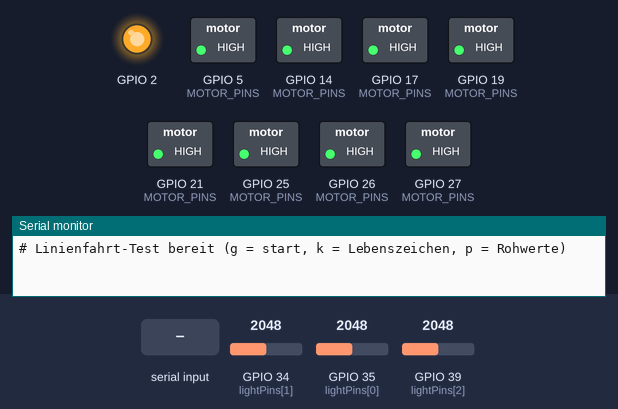
This sketch was run on a simulated ESP32. On the bench: switched loads named in the sketch (green lamp = pin HIGH), output pins drawn as LEDs (lit = HIGH), the last lines printed to the serial monitor. The test bench sets the inputs (shaded band); at power-on: GPIO 34 (lightPins[1]) = 2048, GPIO 35 (lightPins[0]) = 2048, GPIO 39 (lightPins[2]) = 2048.

Above: at 1.2 s.
1.3 s: "g\n" received over Serial
At 2.1 s:
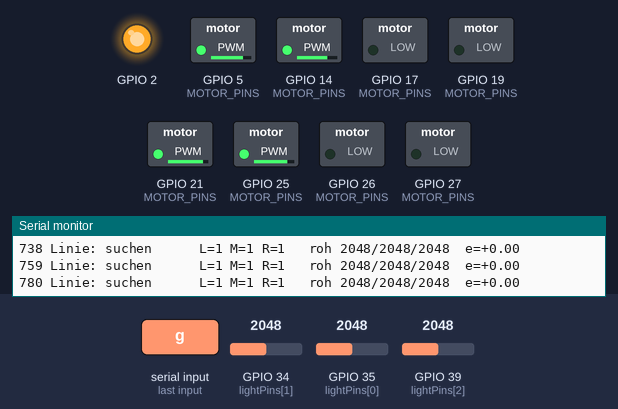
3.8 s: "90,45\n" received over Serial
At 5.4 s:
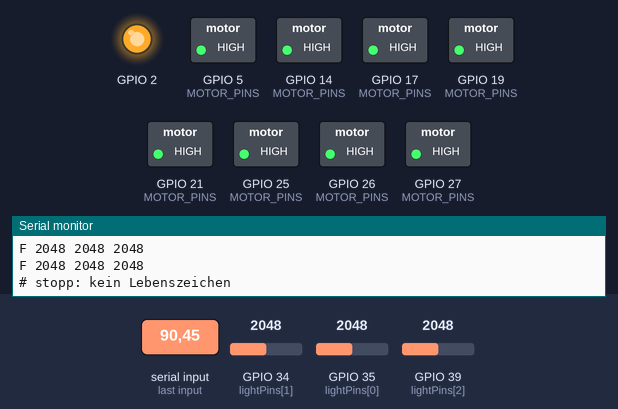
Timing chart, 0 to 6.9 s (numbered marks = the images above; inputs shaded):
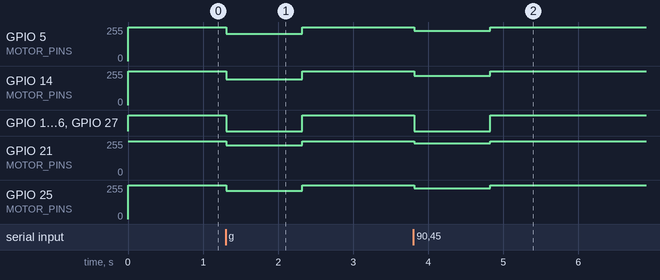

The sketch:

LinienFahrt.ino
```cpp
#include <math.h>

void drive(float vx, float vy, float omega, int speed);

const int MOTOR_PINS[4][2] = { {21, 19}, {5, 17}, {25, 26}, {27, 14} };
const int MaxSpeed = 255;
const int motorMinPWM[4] = { 220, 198, 207, 185 };
const int motorMaxPWM[4] = { 255, 255, 255, 255 };
const int motorInvert[4] = { -1, 1, -1, -1 };

void setMotor(int i, float value, int maxSpeed) {
  value = constrain(value, -1.0f, 1.0f) * motorInvert[i];
  int a = MOTOR_PINS[i][0], b = MOTOR_PINS[i][1];
  if (fabsf(value) < 0.001f) {
    analogWrite(a, 255);
    analogWrite(b, 255);
    return;
  }
  int maxPWM = min(motorMaxPWM[i], maxSpeed);
  int pwm = motorMinPWM[i] + (int)(fabsf(value) * (maxPWM - motorMinPWM[i]));
  pwm = constrain(pwm, 0, 255);
  analogWrite(a, value > 0 ? pwm : 0);
  analogWrite(b, value > 0 ? 0 : pwm);
}

void drive(float vx, float vy, float omega, int speed) {
  float v[4] = { -vx - vy - omega, vx - vy - omega, -vx + vy - omega, vx + vy - omega };
  float maxMag = 1.0f;
  for (int i = 0; i < 4; i++) maxMag = max(maxMag, fabsf(v[i]));
  for (int i = 0; i < 4; i++) setMotor(i, v[i] / maxMag, speed);
}

void stopMotors() {
  drive(0, 0, 0, MaxSpeed);
}

const int lightPins[3] = { 35, 34, 39 };
const int LIGHT_WHITE[3] = { 467, 1135, 680 };
const int LIGHT_BLACK[3] = { 207,  307, 167 };
int lightRaw[3];

float readDarkness(int i) {
  lightRaw[i] = analogRead(lightPins[i]);
  float d = (float)(LIGHT_WHITE[i] - lightRaw[i]) / (float)(LIGHT_WHITE[i] - LIGHT_BLACK[i]);
  return constrain(d, 0.0f, 1.0f);
}

float LINE_SPEED = 0.80f;
float LINE_TURN_GAIN = 0.80f;
float LINE_TURN_DAMP = 0.02f;
float LINE_CURVE_SLOW = 0.20f;
float LINE_PIVOT_TURN = 0.40f;
float LINE_CORNER_DARK = 0.85f;
unsigned long LINE_PIVOT_OFF = 160;
const unsigned long LINE_PIVOT_ON = 40;
const float LINE_SEARCH_SPEED = 0.10f;
const float LINE_DARK = 0.5f;
const float LINE_CORNER_CLEAR = 0.30f;
const float LINE_STOP_DARK = 0.9f;
const float LINE_SIDE_ERROR = 0.3f;
const unsigned long LINE_CORNER_RISE = 120;
const unsigned long LINE_CORNER_COOLDOWN = 500;
const unsigned long LINE_CORNER_PAUSE = 120;
const unsigned long LINE_CORNER_MAX = 3000;
const unsigned long LINE_STOP_TIME = 150;
const unsigned long LINE_SIDE_MEMORY = 1000;
const unsigned long LINE_LOST_TIMEOUT = 1500;
const unsigned long LINE_FINISH_WINDOW = 200;

enum LinePhase { LINE_FOLLOW, LINE_CORNER_BRAKE, LINE_CORNER_TURN, LINE_CORNER_SETTLE, LINE_GIVEN_UP, LINE_FINISHED };
LinePhase linePhase = LINE_FOLLOW;
unsigned long linePhaseSince = 0;
float lineCornerDir = 0.0f;
bool lineCornerSeenDark = false;
unsigned long lineLostSince = 0, lineDarkSince = 0, lineLastTime = 0, lineSideTime = 0, lineCornerDone = 0;
unsigned long lineBrightTime[2] = { 0, 0 };
unsigned long lineNotDarkTime[2] = { 0, 0 };
bool lineAtFinish = false;
float lineLastError = 0.0f;

void setLinePhase(int phase) {
  linePhase = (LinePhase)phase;
  linePhaseSince = millis();
}

void clearLineMemory() {
  lineLostSince = lineDarkSince = lineLastTime = lineSideTime = 0;
  lineBrightTime[0] = lineBrightTime[1] = 0;
  lineLastError = 0.0f;
}

void resetLineFollower() {
  clearLineMemory();
  lineCornerDone = 0;
  setLinePhase(LINE_FOLLOW);
}

void lineDebug(const char* zustand, float dL, float dM, float dR, float error) {
  Serial.printf("Linie: %-11s L=%d M=%d R=%d   roh %4d/%4d/%4d  e=%+.2f\n",
                zustand, dL < LINE_DARK, dM < LINE_DARK, dR < LINE_DARK,
                lightRaw[0], lightRaw[1], lightRaw[2], error);
}

void pivotPulse(unsigned long elapsed, float dir) {
  if (elapsed % (LINE_PIVOT_ON + LINE_PIVOT_OFF) < LINE_PIVOT_ON) drive(0, 0, dir * LINE_PIVOT_TURN, MaxSpeed);
  else stopMotors();
}

bool handleCorner(float dL, float dM, float dR) {
  if (linePhase == LINE_FOLLOW) return false;

  unsigned long elapsed = millis() - linePhaseSince;
  const char* name = lineCornerDir > 0 ? "rechtsecke" : "linksecke";
  float dSide = lineCornerDir > 0 ? dR : dL;
  float dOther = lineCornerDir > 0 ? dL : dR;

  if (linePhase == LINE_CORNER_BRAKE) {
    stopMotors();
    if (lineAtFinish) {
      setLinePhase(LINE_FINISHED);
    } else if (elapsed >= LINE_CORNER_PAUSE) {
      lineCornerSeenDark = dSide >= LINE_DARK;
      setLinePhase(LINE_CORNER_TURN);
    }
  } else if (linePhase == LINE_CORNER_TURN) {
    if (dSide >= LINE_DARK) lineCornerSeenDark = true;
    bool done = lineCornerSeenDark && dSide <= LINE_CORNER_CLEAR;
    bool overshot = dOther >= LINE_DARK && dSide < LINE_DARK;
    if (done || overshot) {
      stopMotors();
      setLinePhase(LINE_CORNER_SETTLE);
    } else if (elapsed > LINE_CORNER_MAX) {
      stopMotors();
      setLinePhase(LINE_GIVEN_UP);
    } else {
      pivotPulse(elapsed, lineCornerDir);
    }
  } else if (linePhase == LINE_CORNER_SETTLE) {
    stopMotors();
    if (elapsed >= LINE_CORNER_PAUSE) {
      clearLineMemory();
      lineCornerDone = millis();
      setLinePhase(LINE_FOLLOW);
    }
  } else {
    stopMotors();
    name = linePhase == LINE_FINISHED ? "ziel" : "verloren";
  }

  lineDebug(name, dL, dM, dR, lineCornerDir);
  return true;
}

void followLine() {
  float dL = readDarkness(0), dM = readDarkness(1), dR = readDarkness(2);
  unsigned long now = millis();
  if (dL < LINE_CORNER_DARK) lineNotDarkTime[0] = now;
  if (dR < LINE_CORNER_DARK) lineNotDarkTime[1] = now;
  lineAtFinish = dL >= LINE_CORNER_DARK && dR >= LINE_CORNER_DARK
              && now - lineNotDarkTime[0] <= LINE_FINISH_WINDOW && now - lineNotDarkTime[1] <= LINE_FINISH_WINDOW;

  if (handleCorner(dL, dM, dR)) return;
  bool sideRecent = lineSideTime != 0 && now - lineSideTime < LINE_SIDE_MEMORY;

  if (min(dL, min(dM, dR)) >= LINE_STOP_DARK && !sideRecent) {
    if (lineDarkSince == 0) lineDarkSince = now;
    if (now - lineDarkSince > LINE_STOP_TIME) {
      stopMotors();
      lineDebug("stopp", dL, dM, dR, 0.0f);
      return;
    }
  } else {
    lineDarkSince = 0;
  }

  if (dL <= LINE_CORNER_CLEAR) lineBrightTime[0] = now;
  if (dR <= LINE_CORNER_CLEAR) lineBrightTime[1] = now;
  bool jumpL = dL >= LINE_CORNER_DARK && lineBrightTime[0] != 0 && now - lineBrightTime[0] <= LINE_CORNER_RISE;
  bool jumpR = dR >= LINE_CORNER_DARK && lineBrightTime[1] != 0 && now - lineBrightTime[1] <= LINE_CORNER_RISE;
  bool cooldown = lineCornerDone != 0 && now - lineCornerDone < LINE_CORNER_COOLDOWN;

  if (lineAtFinish && !cooldown) {
    stopMotors();
    setLinePhase(LINE_FINISHED);
    lineDebug("ziel", dL, dM, dR, 0.0f);
    return;
  }

  float corner = 0.0f;
  if (!cooldown) {
    if (jumpR) corner = 1.0f;
    else if (jumpL) corner = -1.0f;
  }
  if (corner != 0.0f) {
    lineCornerDir = corner;
    stopMotors();
    setLinePhase(LINE_CORNER_BRAKE);
    lineDebug(corner > 0 ? "rechtsecke" : "linksecke", dL, dM, dR, corner);
    return;
  }

  if (max(dL, max(dM, dR)) < LINE_DARK) {
    if (lineLostSince == 0) lineLostSince = now;
    if (now - lineLostSince > LINE_LOST_TIMEOUT) {
      stopMotors();
      lineDebug("verloren", dL, dM, dR, lineLastError);
      return;
    }
    if (fabsf(lineLastError) <= 0.05f) drive(LINE_SEARCH_SPEED, 0, 0, MaxSpeed);
    else pivotPulse(now - lineLostSince, lineLastError > 0 ? 1.0f : -1.0f);
    lineDebug("suchen", dL, dM, dR, lineLastError);
    return;
  }
  lineLostSince = 0;

  float error = dR - dL;
  float rate = 0.0f;
  if (lineLastTime != 0 && now > lineLastTime) {
    rate = (error - lineLastError) * 1000.0f / (float)(now - lineLastTime);
  }
  lineLastTime = now;
  lineLastError = error;
  if (fabsf(error) >= LINE_SIDE_ERROR) {
    lineSideTime = now;
  }

  float vx = LINE_SPEED * (1.0f - LINE_CURVE_SLOW * fabsf(error));
  float omega = LINE_TURN_GAIN * error + LINE_TURN_DAMP * rate;
  drive(vx, 0, omega, MaxSpeed);
  lineDebug(error > 0.1f ? "rechts" : (error < -0.1f ? "links" : "geradeaus"), dL, dM, dR, error);
}

const unsigned long KEEPALIVE_TIMEOUT = 1000;
const unsigned long RUN_MAX = 30000;
const unsigned long FIXED_MAX = 3000;
bool running = false, fixedRun = false;
float fixedVx = 0.0f;
unsigned long runStart = 0, lastKeepalive = 0;

void endRun(const char* grund) {
  running = fixedRun = false;
  stopMotors();
  resetLineFollower();
  Serial.printf("# stopp: %s\n", grund);
}

void setParameter(char c) {
  char z[3] = { 0, 0, 0 };
  if (Serial.readBytes(z, 2) == 2) {
    int n = atoi(z);
    switch (c) {
      case 'V': LINE_SPEED = n / 100.0f; break;
      case 'C': LINE_CURVE_SLOW = n / 100.0f; break;
      case 'T': LINE_TURN_GAIN = n / 100.0f; break;
      case 'H': LINE_PIVOT_TURN = n / 100.0f; break;
      case 'E': LINE_CORNER_DARK = n / 100.0f; break;
      case 'D': LINE_TURN_DAMP = n / 1000.0f; break;
      case 'P': LINE_PIVOT_OFF = n * 10; break;
    }
  }
  Serial.printf("# speed %.2f  curveslow %.2f  gain %.2f  damp %.3f  pivot %.2f  ecke %.2f  drehpause %lu ms\n",
                LINE_SPEED, LINE_CURVE_SLOW, LINE_TURN_GAIN, LINE_TURN_DAMP, LINE_PIVOT_TURN,
                LINE_CORNER_DARK, LINE_PIVOT_OFF);
}

void setup() {
  Serial.begin(115200);
  pinMode(2, OUTPUT);
  for (int i = 0; i < 4; i++) {
    pinMode(MOTOR_PINS[i][0], OUTPUT);
    pinMode(MOTOR_PINS[i][1], OUTPUT);
  }
  for (int i = 0; i < 3; i++) pinMode(lightPins[i], INPUT);
  stopMotors();
  digitalWrite(2, HIGH);
  Serial.println("# Linienfahrt-Test bereit (g = start, k = Lebenszeichen, p = Rohwerte)");
}

void loop() {
  while (Serial.available()) {
    char c = Serial.read();
    if (c == 'k') {
      lastKeepalive = millis();
    } else if (c == 'g') {
      resetLineFollower();
      running = true;
      runStart = lastKeepalive = millis();
      Serial.println("# start");
    } else if (c == 'p') {
      float dL = readDarkness(0), dM = readDarkness(1), dR = readDarkness(2);
      Serial.printf("# stand: dunkel %.2f/%.2f/%.2f   roh %4d/%4d/%4d\n",
                    dL, dM, dR, lightRaw[0], lightRaw[1], lightRaw[2]);
    } else if (strchr("VCTHDEP", c)) {
      setParameter(c);
    } else if (c >= '0' && c <= '9') {
      running = false;
      fixedRun = true;
      fixedVx = (c == '0') ? 1.0f : (c - '0') / 10.0f;
      runStart = lastKeepalive = millis();
      Serial.printf("# geradeaus %.1f\n", fixedVx);
    } else if (c != '\n' && c != '\r') {
      if (running || fixedRun) endRun("Kommando");
    }
  }

  if (running || fixedRun) {
    if (millis() - lastKeepalive > KEEPALIVE_TIMEOUT) {
      endRun("kein Lebenszeichen");
    } else if (millis() - runStart > (running ? RUN_MAX : FIXED_MAX)) {
      endRun("Zeitlimit");
    } else if (running) {
      Serial.printf("%lu ", millis() - runStart);
      followLine();
    } else {
      drive(fixedVx, 0, 0, MaxSpeed);
      for (int i = 0; i < 3; i++) readDarkness(i);
      Serial.printf("F %d %d %d\n", lightRaw[0], lightRaw[1], lightRaw[2]);
    }
  }

  delay(20);
}
```

Measured:
- after the input at 1.3 s, GPIO 5 (MOTOR_PINS): 255/255 → 203/255 at once, → 255/255 1.0 s later; GPIO 14 (MOTOR_PINS): 255/255 → 192/255 at once, → 255/255 1.0 s later
- after the input at 3.8 s, GPIO 5 (MOTOR_PINS): 255/255 → 226/255 at once, → 255/255 1.0 s later; GPIO 14 (MOTOR_PINS): 255/255 → 220/255 at once, → 255/255 1.0 s later
